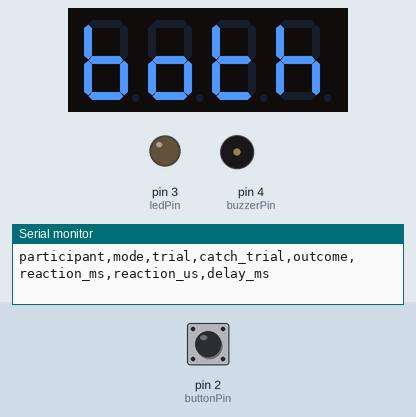
Simulated run of this sketch. Board: Arduino Mega 2560, built with avr-gcc and run on an emulated ATmega2560. Shown: 4-digit seven-segment display, output pins drawn as LEDs (lit = HIGH), buzzer (waves = sounding), the last lines printed to the serial monitor. Wiring (inferred from the names in the program): 4-digit 7-segment display, segments lit when LOW: segments pin 22, pin 23, pin 24, pin 25, pin 26, pin 27, pin 28, pin 29; digit selects pin 30, pin 31, pin 32, pin 33. The inputs (shaded band) are chosen by the test bench; at power-on: pin 2 (buttonPin) HIGH. Random numbers use the default seed unless the sketch sets one; the segment pins are drawn as the display they are named for; pins used as bus, display or sensor lines are not drawn.

Above: at 1.2 s.
1.3 s: pin 2 (buttonPin) pulled LOW for 3.2 s
At 4.1 s:
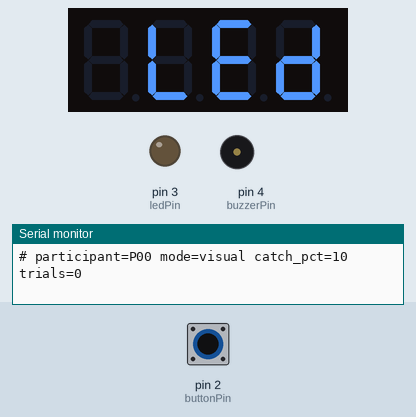
6.0 s: pin 2 (buttonPin) pulled LOW for 3.2 s
At 8.8 s:
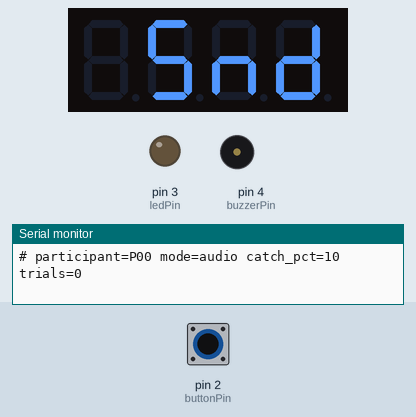
10.7 s: pin 2 (buttonPin) pulled LOW for 0.15 s
At 11.8 s:
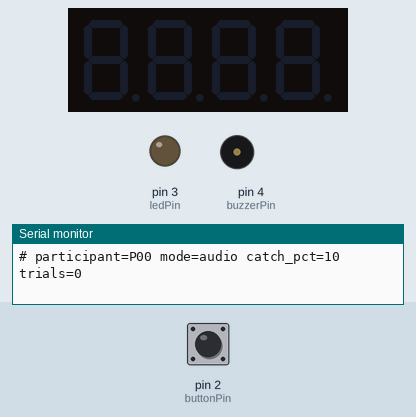
13.8 s: pin 2 (buttonPin) pulled LOW for 1 s
At 16.96 s:
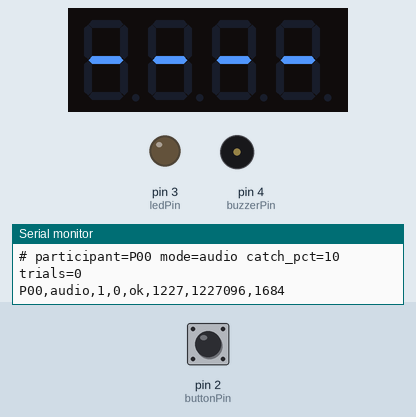
17.8 s: pin 2 (buttonPin) pulsed LOW 2 times (0.12 s each, 0.3 s apart)
At 18.25 s:
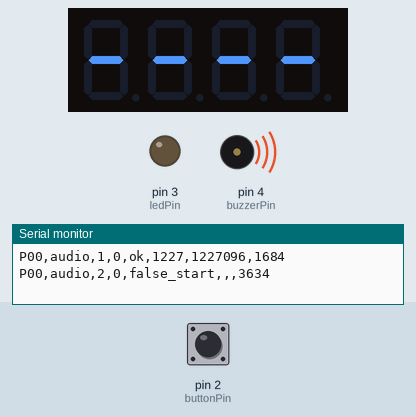
Timing chart, 0 to 20.8 s (numbered marks = the images above; inputs shaded):
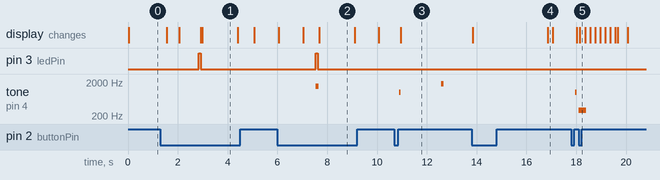

The sketch:

reaction_time_tester_v5_catch_release_gate.ino
```cpp
/*
  Reaction Time Tester
  Arduino Mega 2560 with a 4-digit 7-segment display, pushbutton, LED, and buzzer.

  The tester supports visual, audio, and combined signals. Visual and audio
  trials can include catch trials, while combined mode is intended for normal
  play. Trial results are sent to the Serial Monitor as CSV for later analysis.

  Button use:
    - Tap while idle to begin a trial (the trial starts when the button is released).
    - Hold for 1.5 seconds while idle to change the signal mode.
    - Hold during reset to clear the saved best score.

  Serial Monitor: 115200 baud, newline ending.
    P7  selects participant 7 and resets the trial count
    V   selects visual mode
    A   selects audio mode
    B   selects combined mode
    C10 sets the catch-trial percentage to 10 (allowed range: 0-50)
    ?   prints the current settings

  Each completed trial is printed as:
    participant,mode,trial,catch_trial,outcome,reaction_ms,reaction_us,delay_ms

  Connect the laptop during an experiment so the Serial Monitor can capture
  the results. The button controls are also available when the laptop is not
  connected, but those trials will not be saved to a CSV automatically.
*/

#include <EEPROM.h>

#define COMMON_ANODE 1   // 0 = common cathode, 1 = common anode. The cheaper display is common anode.

// ---- Pin map ----
const int segPins[8]   = {22, 23, 24, 25, 26, 27, 28, 29}; // a,b,c,d,e,f,g,dp
const int digitPins[4] = {30, 31, 32, 33};                 // leftmost -> rightmost digit
const int buttonPin = 2;
const int ledPin    = 3;
const int buzzerPin = 4;

// ---- Segment patterns: bits = a b c d e f g dp (1 = segment ON, before polarity flip) ----
const byte digitPatterns[20] = {
  B11111100, // 0
  B01100000, // 1
  B11011010, // 2
  B11110010, // 3
  B01100110, // 4
  B10110110, // 5
  B10111110, // 6
  B11100000, // 7
  B11111110, // 8
  B11110110, // 9
  B00000000, // 10 = blank
  B00000010, // 11 = dash
  B00011100, // 12 = L        // letters for mode names
  B10011110, // 13 = E
  B01111010, // 14 = d
  B00101010, // 15 = n
  B00111110, // 16 = b
  B00111010, // 17 = o
  B00011110, // 18 = t
  B00101110  // 19 = h
};

const int EEPROM_ADDR = 0; // stores best (lowest) reaction time as an int

int bestScore = 9999;
int currentDigits[4] = {10, 10, 10, 10};

const int L_ = 12, E_ = 13, D_ = 14, N_ = 15, B_ = 16, O_ = 17, T_ = 18, H_ = 19, S_ = 5, BL = 10;

enum State { IDLE, ARMED, GO, CATCHWAIT, RESULT, FALSESTART };
State state = IDLE;

enum Mode { MODE_VISUAL, MODE_AUDIO, MODE_BOTH };
Mode mode = MODE_BOTH;
int participant = 0;                                // 0 = not set
int trialNum = 0;
int catchPct = 10;
bool isCatch = false;
const unsigned long CATCH_WINDOW_MS = 2000;

unsigned long stateStartTime = 0;
unsigned long armDelay = 0;
unsigned long reactionStart = 0;
int lastResult = 0;

bool waitForRelease  = false;   // ignore the arming press until it's let go
bool releasedSinceGo = false;
bool catchNeedsRelease = false;
const int MIN_HUMAN_MS = 100;   // faster than this = anticipation, not reaction

String serialBuf = "";

// button handling for short press / long hold
const unsigned long HOLD_MS = 1500;
bool btnDown = false;               // debounced button level (true = pressed)
bool pressStartedInIdle = false;    // only presses that begin in IDLE count
bool holdFired = false;
unsigned long pressStart = 0;
unsigned long modeShowUntil = 0;    // show the mode name until this time

// ---- prototypes ----
int updateButton();
void showMode();
void nextMode();
void showNumber(int value);
void setSegments(byte pattern);
void allOff();
void refreshDisplay();
void beep(int freq, int ms);
void fireSignal();
void signalOff();
void logTrial(const char *outcome, long reactionUs);
void handleSerial();
void printSettings();
const char *modeName();

void setup() {
  Serial.begin(115200);
  for (int i = 0; i < 8; i++) pinMode(segPins[i], OUTPUT);
  for (int i = 0; i < 4; i++) pinMode(digitPins[i], OUTPUT);
  pinMode(buttonPin, INPUT_PULLUP);
  pinMode(ledPin, OUTPUT);
  pinMode(buzzerPin, OUTPUT);

  EEPROM.get(EEPROM_ADDR, bestScore);
  if (bestScore <= 0 || bestScore > 9999) bestScore = 9999;

  randomSeed(analogRead(A0)); // unconnected analog pin, floats for entropy

  // Hold the button down while powering on / resetting to wipe the high score.
  if (digitalRead(buttonPin) == LOW) {
    delay(50);
    if (digitalRead(buttonPin) == LOW) {
      bestScore = 9999;
      EEPROM.put(EEPROM_ADDR, bestScore);
      for (int i = 0; i < 3; i++) {
        digitalWrite(ledPin, HIGH); delay(150);
        digitalWrite(ledPin, LOW);  delay(150);
      }
    }
  }

  Serial.println(F("# Reaction Time Tester v5 - catch release gate"));
  printSettings();
  Serial.println(F("participant,mode,trial,catch_trial,outcome,reaction_ms,reaction_us,delay_ms"));

  btnDown = (digitalRead(buttonPin) == LOW);  // if still held after the reset combo, ignore it
  modeShowUntil = millis() + 1500;            // show the mode name at startup

  state = IDLE;
  stateStartTime = millis();
}

void loop() {
  if (state == IDLE) handleSerial();   // only take commands between trials
  int edge = (state == GO) ? 0 : updateButton(); // skip in GO to keep the timing loop tight

  switch (state) {

    case IDLE: {
      if (millis() < modeShowUntil) showMode();
      else if ((millis() / 1000) % 2 == 0) showNumber(-1);
      else showNumber(bestScore);
      refreshDisplay();

      // a press must start here; hold = next mode, short press = start trial (on release)
      if (edge == 1) { pressStartedInIdle = true; holdFired = false; pressStart = millis(); }

      if (btnDown && pressStartedInIdle && !holdFired && millis() - pressStart >= HOLD_MS) {
        holdFired = true;
        nextMode();
      }

      if (edge == -1 && pressStartedInIdle) {
        pressStartedInIdle = false;
        if (!holdFired) {
          beep(1000, 60);                                   // arming chirp (all modes)
          armDelay = random(1500, 4000);
          isCatch = (mode != MODE_BOTH) && (random(100) < catchPct); // no catch trials in kiosk mode
          trialNum++;
          stateStartTime = millis();
          waitForRelease = false;                           // already released
          allOff();
          state = ARMED;
        }
      }
      break;
    }

    case ARMED: {
      allOff(); // screen blank on purpose, no cues before GO

      bool raw = digitalRead(buttonPin);
      if (raw == HIGH) {
        waitForRelease = false;
      } else if (!waitForRelease) {       // any NEW contact during the wait
        logTrial("false_start", -1);
        state = FALSESTART;
        stateStartTime = millis();
        break;
      }

      if (millis() - stateStartTime >= armDelay) {
        if (isCatch) {
          // Catch trials have no signal. Count only a fresh press after release.
          catchNeedsRelease = (raw == LOW);
          stateStartTime = millis();
          state = CATCHWAIT;
        } else {
          fireSignal();
          reactionStart = micros();
          releasedSinceGo = (raw == HIGH);
          state = GO;
        }
      }
      break;
    }

    case GO: {
      // no display refresh here on purpose - keeps the loop tight for lowest input latency
      bool raw = digitalRead(buttonPin);
      if (raw == HIGH) {
        releasedSinceGo = true;
      } else if (releasedSinceGo) {
        unsigned long elapsedUs = micros() - reactionStart;
        unsigned long elapsedMs = elapsedUs / 1000;
        signalOff();

        if (elapsedMs < MIN_HUMAN_MS) {
          logTrial("anticipation", elapsedUs);
          state = FALSESTART;
          stateStartTime = millis();
          break;
        }

        lastResult = (elapsedMs > 9999) ? 9999 : (int)elapsedMs;
        logTrial("ok", elapsedUs);

        if (mode == MODE_BOTH && lastResult < bestScore) { // experiment runs don't touch the record
          bestScore = lastResult;
          EEPROM.put(EEPROM_ADDR, bestScore);
          beep(2200, 200);
        } else if (mode == MODE_BOTH) {
          beep(1200, 80);
        }
        state = RESULT;
        stateStartTime = millis();
        break;
      }

      if (micros() - reactionStart > 3000000UL) { // 3 s timeout
        signalOff();
        lastResult = 9999;
        logTrial("timeout", -1);
        state = RESULT;
        stateStartTime = millis();
      }
      break;
    }

    case CATCHWAIT: {
      allOff();

      const bool buttonPressed = digitalRead(buttonPin) == LOW;

      // Ignore a press carried over from the end of the delay until it is released.
      if (catchNeedsRelease) {
        if (!buttonPressed) catchNeedsRelease = false;
      } else if (buttonPressed) {
        logTrial("catch_fail", -1);
        state = FALSESTART;
        stateStartTime = millis();
        break;
      }

      if (millis() - stateStartTime >= CATCH_WINDOW_MS) {
        logTrial("catch_pass", -1);
        lastResult = -1;
        state = RESULT;
        stateStartTime = millis();
      }
      break;
    }

    case RESULT: {
      showNumber(lastResult);
      refreshDisplay();
      if (millis() - stateStartTime > 3000) {
        state = IDLE;
        pressStartedInIdle = false;   // a press held from the last trial doesn't count
        stateStartTime = millis();
      }
      break;
    }

    case FALSESTART: {
      static bool toneFired = false;
      if (!toneFired) { beep(300, 300); toneFired = true; }
      bool on = ((millis() - stateStartTime) / 200) % 2 == 0;
      showNumber(on ? -1 : -2);
      refreshDisplay();
      if (millis() - stateStartTime > 1500) {
        toneFired = false;
        state = IDLE;
        pressStartedInIdle = false;
        stateStartTime = millis();
      }
      break;
    }
  }
}

// Signal output
void fireSignal() {
  if (mode != MODE_AUDIO)  digitalWrite(ledPin, HIGH);
  if (mode != MODE_VISUAL) tone(buzzerPin, 1800, 100);
}

void signalOff() {
  digitalWrite(ledPin, LOW);
}

// Write one trial to the serial output
const char *modeName() {
  if (mode == MODE_VISUAL) return "visual";
  if (mode == MODE_AUDIO)  return "audio";
  return "both";
}

void logTrial(const char *outcome, long reactionUs) {
  Serial.print('P');
  if (participant < 10) Serial.print('0');
  Serial.print(participant);           Serial.print(',');
  Serial.print(modeName());            Serial.print(',');
  Serial.print(trialNum);              Serial.print(',');
  Serial.print(isCatch ? 1 : 0);       Serial.print(',');
  Serial.print(outcome);               Serial.print(',');
  if (reactionUs >= 0) {
    Serial.print(reactionUs / 1000);   Serial.print(',');
    Serial.print(reactionUs);
  } else {
    Serial.print(',');
  }
  Serial.print(',');
  Serial.println(armDelay);
}

// Read commands from the Serial Monitor
void handleSerial() {
  while (Serial.available()) {
    char c = Serial.read();
    if (c == '\n' || c == '\r') {
      serialBuf.trim();
      if (serialBuf.length() > 0) {
        char cmd = toupper(serialBuf.charAt(0));
        int val = serialBuf.substring(1).toInt();
        if (cmd == 'P')      { participant = val; trialNum = 0; }
        else if (cmd == 'V') { mode = MODE_VISUAL; }
        else if (cmd == 'A') { mode = MODE_AUDIO; }
        else if (cmd == 'B') { mode = MODE_BOTH; }
        else if (cmd == 'C') { catchPct = constrain(val, 0, 50); }
        printSettings();
      }
      serialBuf = "";
    } else if (serialBuf.length() < 16) {
      serialBuf += c;
    }
  }
}

void printSettings() {
  Serial.print(F("# participant=P"));
  if (participant < 10) Serial.print('0');
  Serial.print(participant);
  Serial.print(F(" mode="));      Serial.print(modeName());
  Serial.print(F(" catch_pct=")); Serial.print(catchPct);
  Serial.print(F(" trials="));    Serial.println(trialNum);
}

// Read the button and ignore brief contact changes
int updateButton() {
  static bool lastReading = HIGH;
  static unsigned long lastChange = 0;
  const unsigned long debounceMs = 25;

  bool reading = digitalRead(buttonPin);
  if (reading != lastReading) { lastChange = millis(); lastReading = reading; }

  bool down = (reading == LOW);
  if (millis() - lastChange > debounceMs && down != btnDown) {
    btnDown = down;
    return down ? 1 : -1;
  }
  return 0;
}

// Cycle through the available signal modes
void nextMode() {
  if (mode == MODE_BOTH) mode = MODE_VISUAL;
  else if (mode == MODE_VISUAL) mode = MODE_AUDIO;
  else mode = MODE_BOTH;
  modeShowUntil = millis() + 1500;
  if (mode == MODE_AUDIO) beep(1500, 120);    // audible confirmation (silent for visual)
  else if (mode == MODE_BOTH) beep(2000, 120);
  digitalWrite(ledPin, HIGH); delay(80); digitalWrite(ledPin, LOW);
  printSettings();
}

void showMode() {
  if (mode == MODE_VISUAL) { currentDigits[0] = BL; currentDigits[1] = L_; currentDigits[2] = E_; currentDigits[3] = D_; }
  else if (mode == MODE_AUDIO) { currentDigits[0] = BL; currentDigits[1] = S_; currentDigits[2] = N_; currentDigits[3] = D_; }
  else { currentDigits[0] = B_; currentDigits[1] = O_; currentDigits[2] = T_; currentDigits[3] = H_; }
}

// Display helpers
// value >= 0: right-aligned number, blanked leading zeros
// value == -1: "----"
// value == -2: blank
void showNumber(int value) {
  if (value == -2) { for (int i = 0; i < 4; i++) currentDigits[i] = 10; return; }
  if (value == -1) { for (int i = 0; i < 4; i++) currentDigits[i] = 11; return; }
  if (value > 9999) value = 9999;
  if (value < 0) value = 0;

  int digs[4];
  digs[0] = (value / 1000) % 10;
  digs[1] = (value / 100) % 10;
  digs[2] = (value / 10) % 10;
  digs[3] = value % 10;

  bool leadingZero = true;
  for (int i = 0; i < 4; i++) {
    if (i == 3) { currentDigits[i] = digs[i]; break; }
    if (digs[i] == 0 && leadingZero) {
      currentDigits[i] = 10;
    } else {
      leadingZero = false;
      currentDigits[i] = digs[i];
    }
  }
}

void setSegments(byte pattern) {
  for (int i = 0; i < 8; i++) {
    bool on = (pattern >> (7 - i)) & 0x01;
    if (COMMON_ANODE) on = !on;
    digitalWrite(segPins[i], on ? HIGH : LOW);
  }
}

void allOff() {
  for (int i = 0; i < 4; i++) digitalWrite(digitPins[i], COMMON_ANODE ? LOW : HIGH);
  for (int i = 0; i < 8; i++) digitalWrite(segPins[i], COMMON_ANODE ? HIGH : LOW);
}

void refreshDisplay() {
  for (int d = 0; d < 4; d++) {
    for (int i = 0; i < 4; i++) digitalWrite(digitPins[i], COMMON_ANODE ? LOW : HIGH);
    setSegments(digitPatterns[currentDigits[d]]);
    digitalWrite(digitPins[d], COMMON_ANODE ? HIGH : LOW);
    delayMicroseconds(1500);
  }
}

void beep(int freq, int ms) {
  tone(buzzerPin, freq, ms);
}
```

Measured:
- after the input at 1.3 s, pin 3 (ledPin): LOW → HIGH after 1.5 s, → LOW 0.08 s later
- after the input at 6.0 s, pin 3 (ledPin): LOW → HIGH after 1.5 s, → LOW 0.08 s later; tone on pin 4 (buzzerPin): silent → 1500 Hz after 1.5 s, → silent 0.12 s later
- after the input at 10.7 s, tone on pin 4 (buzzerPin): silent → 1000 Hz after 0.19 s, → silent 0.06 s later, → 1800 Hz 1.6 s later, → silent 0.10 s later
- after the input at 17.8 s, tone on pin 4 (buzzerPin): silent → 1000 Hz after 0.16 s, → silent 0.06 s later, → 300 Hz 0.08 s later, → silent 0.30 s later
- what the display in image 1 shows lasts 1.4 s, from 3.0 s to 4.4 s
